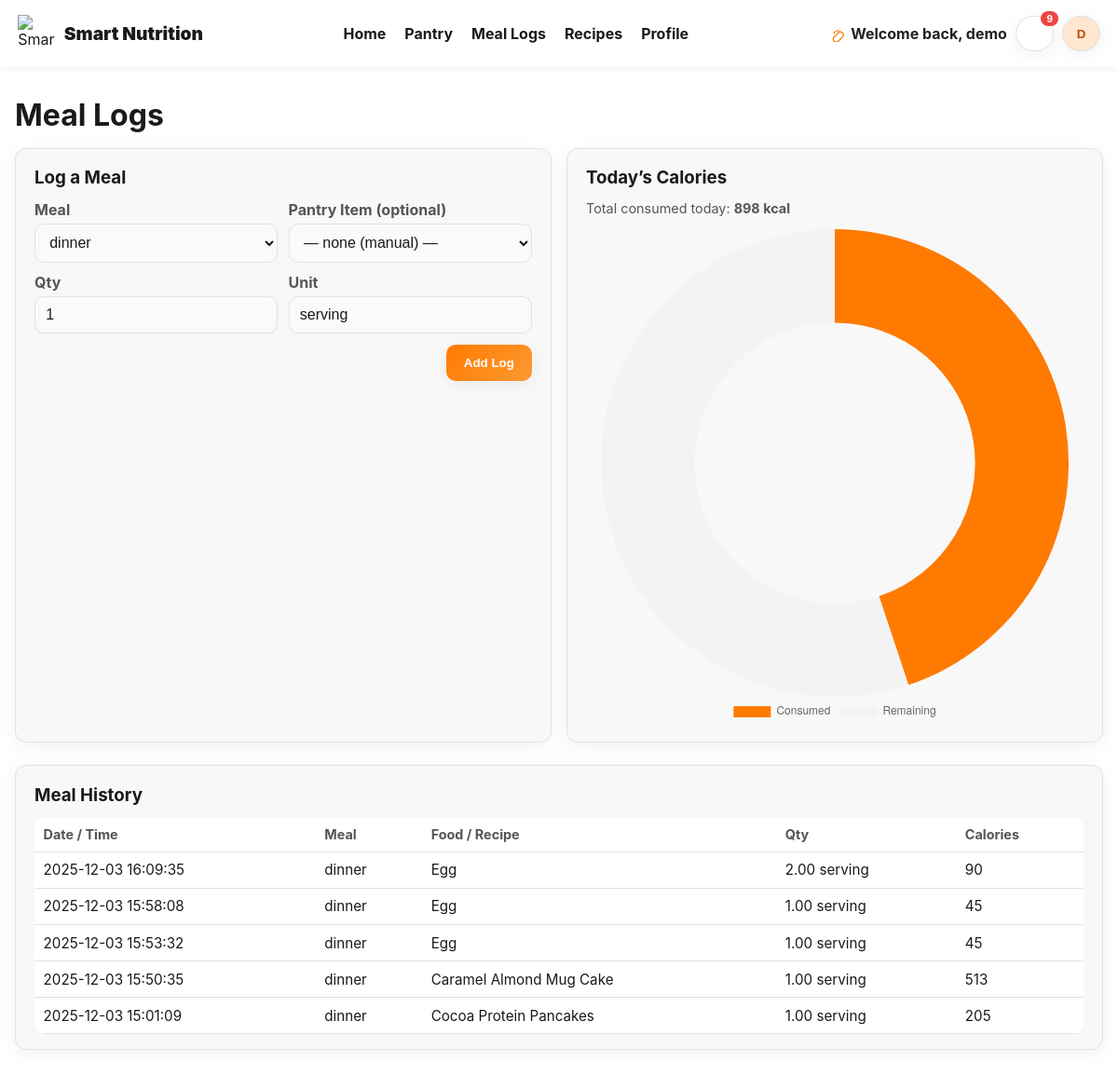
Page /meallogs.php (signed in) on the committed database.
### tables this page shows
CREATE TABLE `meal_logs` (
  `id` int(11) NOT NULL,
  `user_id` int(11) NOT NULL,
  `food_item_id` int(11) DEFAULT NULL,
  `recipe_id` int(11) DEFAULT NULL,
  `recipe_title` varchar(255) DEFAULT NULL,
  `quantity` decimal(10,2) DEFAULT 1.00,
  `unit` varchar(20) DEFAULT 'pcs',
  `log_date` date NOT NULL,
  `meal_name` varchar(80) NOT NULL,
  `calories` int(11) NOT NULL,
  `protein` decimal(10,2) DEFAULT 0.00,
  `carbs` decimal(10,2) DEFAULT 0.00,
  `fat` decimal(10,2) DEFAULT 0.00,
  `created_at` timestamp NOT NULL DEFAULT current_timestamp(),
  `meal_type` enum('breakfast','lunch','dinner','snack') DEFAULT 'breakfast',
  `consumed_at` timestamp NOT NULL DEFAULT current_timestamp()
);

### meallogs.php (the view, shortened to what this page needs)
<?php
function db(): PDO {
    $dsn = 'mysql:host=' . DB_HOST . ';dbname=' . DB_NAME . ';charset=utf8mb4';
    $pdo = new PDO($dsn, DB_USER, DB_PASS, [
        PDO::ATTR_ERRMODE            => PDO::ERRMODE_EXCEPTION,
        PDO::ATTR_DEFAULT_FETCH_MODE => PDO::FETCH_ASSOC,
    ]);
    return $pdo;
}
function e(string $s): string {
    return htmlspecialchars($s, ENT_QUOTES, 'UTF-8');
}
$pdo      = db();
$userId   = (int)$_SESSION['user_id'];
$userName = $_SESSION['user_name'] ?? null;
$avatarInitial = strtoupper(mb_substr(trim($userName), 0, 1));
$lowStockThreshold = 2;
$daysAhead         = 3;
$expiredStmt = $pdo->prepare("
  SELECT id, name, unit, quantity, expiry_date
  FROM food_items
  WHERE user_id = ?
    AND expiry_date IS NOT NULL
    AND expiry_date < CURDATE()
  ORDER BY expiry_date DESC
");
$expiredStmt->execute([$userId]);
$expiredItems = $expiredStmt->fetchAll();
$expiringStmt = $pdo->prepare("
  SELECT id, name, unit, quantity, expiry_date
  FROM food_items
  WHERE user_id = ?
    AND expiry_date BETWEEN CURDATE() AND DATE_ADD(CURDATE(), INTERVAL ? DAY)
  ORDER BY expiry_date ASC
  LIMIT 10
");
$expiringStmt->execute([$userId, $daysAhead]);
$expiringItems = $expiringStmt->fetchAll();
$lowStockStmt = $pdo->prepare("
  SELECT id, name, unit, quantity
  FROM food_items
  WHERE user_id = ?
    AND quantity <= ?
  ORDER BY quantity ASC
");
$lowStockStmt->execute([$userId, $lowStockThreshold]);
$lowStockItems = $lowStockStmt->fetchAll();
$notifCount = count($expiredItems) + count($expiringItems) + count($lowStockItems);
$tot = $pdo->prepare("
  SELECT
    COALESCE(SUM(calories),0) AS cal,
    COALESCE(SUM(protein),0)  AS protein,
    COALESCE(SUM(carbs),0)    AS carbs,
    COALESCE(SUM(fat),0)      AS fat
  FROM meal_logs
  WHERE user_id = ?
    AND DATE(consumed_at) = CURDATE()
");
$tot->execute([$userId]);
$totals   = $tot->fetch() ?: ['cal'=>0,'protein'=>0,'carbs'=>0,'fat'=>0];
$calToday = (int)$totals['cal'];
$logs = $pdo->prepare("
  SELECT ml.*,
         COALESCE(ml.recipe_title, ml.meal_name, fi.name) AS item_name
  FROM meal_logs ml
  LEFT JOIN food_items fi
    ON fi.id = ml.food_item_id
   AND fi.user_id = ml.user_id
  WHERE ml.user_id = ?
  ORDER BY ml.consumed_at DESC
  LIMIT 50
");
$logs->execute([$userId]);
$rows = $logs->fetchAll();
?>
<!doctype html>
<html lang="en">
<head>
</head>
<body>
<header class="header">
  <div class="brand">
    <img src="assets/img/smart_nutrition_logo.png" alt="Smart Nutrition">
    <a href="Index.php">Smart Nutrition</a>
  </div>
  <div class="nav" style="margin-left:auto;margin-right:auto;gap:1.25rem">
    <a href="Index.php">Home</a>
    <a href="food_items.php">Pantry</a>
    <a href="meallogs.php">Meal Logs</a>
    <a href="recipes.php">Recipes</a>
    <a href="profile.php">Profile</a>
  </div>
  <div style="display:flex;align-items:center;gap:.6rem">
    <div class="welcome" title="Signed in">
      <svg width="18" height="18" viewBox="0 0 24 24" fill="none" aria-hidden="true">
        <path d="M7 11l2-2m2 0l2-2m2 2l-8 8a4 4 0 106 6l6-6a4 4 0 10-6-6"
              stroke="#ff7a00" stroke-width="1.6" stroke-linecap="round" stroke-linejoin="round"/>
      </svg>
      <span>Welcome back, <?= e($userName) ?></span>
    </div>
    <div class="profile">
      <button class="iconbtn" id="bellBtn" aria-haspopup="true" aria-expanded="false" title="Notifications">
        <?php if ($notifCount > 0): ?>
          <span class="badge" id="notifCount"><?= $notifCount ?></span>
        <?php endif; ?>
      </button>
    </div>
    <div class="profile">
      <button class="avatar" id="avatarBtn" aria-haspopup="true" aria-expanded="false" title="Account">
        <?= e($avatarInitial) ?>
      </button>
    </div>
  </div>
</header>
<div class="container">
  <h1 style="margin-bottom:1rem;">Meal Logs</h1>
  <div class="grid">
    <div class="card">
      <h3>Log a Meal</h3>
      <form method="post" style="display:grid;grid-template-columns:repeat(2,minmax(0,1fr));gap:.7rem;align-items:end">
        <div>
          <label>Meal</label>
          <select name="meal_type">
            <option value="dinner" selected>dinner</option>
          </select>
        </div>
        <div>
          <label>Pantry Item (optional)</label>
          <select name="food_item_id">
            <option value="">— none (manual) —</option>
          </select>
        </div>
        <div>
          <label>Qty</label>
          <input type="number" step="0.01" name="quantity" value="1">
        </div>
        <div>
          <label>Unit</label>
          <input name="unit" value="serving">
        </div>
        <div style="grid-column:1 / -1; text-align:right">
          <button type="submit">Add Log</button>
        </div>
      </form>
    </div>
    <div class="card">
      <h3>Today’s Calories</h3>
      <p class="muted" style="margin-top:0;">
        Total consumed today: <strong><?= $calToday ?> kcal</strong>
      </p>
      <canvas id="donut" height="200"></canvas>
    </div>
  </div>
  <div class="card" style="margin-top:1.5rem">
    <h3>Meal History</h3>
    <div class="table-wrap">
      <table>
        <thead>
          <tr>
            <th>Date / Time</th>
            <th>Meal</th>
            <th>Food / Recipe</th>
            <th>Qty</th>
            <th>Calories</th>
          </tr>
        </thead>
        <tbody>
        <?php foreach ($rows as $r): ?>
          <tr>
            <td><?= e((string)$r['consumed_at']) ?></td>
            <td><?= e((string)$r['meal_type']) ?></td>
            <td><?= e((string)($r['item_name'] ?? '(unknown)')) ?></td>
            <td><?= e((string)$r['quantity']) . ' ' . e((string)$r['unit']) ?></td>
            <td><?= (int)$r['calories'] ?></td>
          </tr>
        <?php endforeach; ?>
        </tbody>
      </table>
    </div>
  </div>
</div>
<script>
/* Donut chart for today */
const cal  = <?= (int)$calToday ?>;
const goal = 2000;
new Chart(document.getElementById('donut').getContext('2d'), {
  type: 'doughnut',
  data: {
    labels:['Consumed','Remaining'],
    datasets:[{
      data:[cal, Math.max(0, goal-cal)],
      backgroundColor:['#ff7a00','#f3f3f3'],
      borderWidth:0
    }]
  },
  options: {
    plugins:{ legend:{ display:true, position:'bottom' } },
    cutout:'60%'
  }
});
/* Dropdowns: bell + avatar */
(function(){
  const bellBtn   = document.getElementById('bellBtn');
  const notifMenu = document.getElementById('notifMenu');
  const avatarBtn = document.getElementById('avatarBtn');
  const profMenu  = document.getElementById('profileMenu');
  function show(el, yes){ if (el) el.style.display = yes ? 'block' : 'none'; }
  function isOpen(el){ return el && el.style.display === 'block'; }
  if (bellBtn && notifMenu) {
    bellBtn.addEventListener('click', (e)=>{
      e.stopPropagation();
      show(profMenu,false);
      show(notifMenu,!isOpen(notifMenu));
      bellBtn.setAttribute('aria-expanded', isOpen(notifMenu) ? 'true':'false');
    });
  }
  if (avatarBtn && profMenu) {
    avatarBtn.addEventListener('click', (e)=>{
      e.stopPropagation();
      show(notifMenu,false);
      show(profMenu,!isOpen(profMenu));
      avatarBtn.setAttribute('aria-expanded', isOpen(profMenu) ? 'true':'false');
    });
  }
  document.addEventListener('click',(e)=>{
    if (notifMenu && !notifMenu.contains(e.target) && (!bellBtn || !bellBtn.contains(e.target))) {
      show(notifMenu,false);
      bellBtn && bellBtn.setAttribute('aria-expanded','false');
    }
    if (profMenu && !profMenu.contains(e.target) && (!avatarBtn || !avatarBtn.contains(e.target))) {
      show(profMenu,false);
      avatarBtn && avatarBtn.setAttribute('aria-expanded','false');
    }
  });
})();
</script>
</body>
</html>

### meallogs.php (style rules this page uses)
:root { --bg:#ffffff; --text:#1a1a1a; --muted:#555; --accent:#ff7a00; --accent2:#ff9a33; --panel:#f8f8f8; --border:#e1e1e1; --radius:12px; --shadow:0 4px 20px rgba(0,0,0,.06); }
* { box-sizing:border-box }
body { margin:0;font-family:"Inter",system-ui,sans-serif;background:var(--bg);color:var(--text) }
.header { display:flex;justify-content:space-between;align-items:center;padding:1rem 1.2rem;background:#fff;box-shadow:0 2px 10px rgba(0,0,0,.05);position:sticky;top:0;z-index:10 }
.brand { display:flex;align-items:center;gap:.6rem }
.brand img { width:40px;height:40px }
.brand a { color:var(--text);font-weight:900;font-size:1.2rem }
.brand, .brand * { text-decoration:none }
.nav { display:flex;align-items:center;gap:1rem }
.nav a { color:var(--text);text-decoration:none;font-weight:700 }
.welcome { display:flex;align-items:center;gap:.35rem;color:#222;font-weight:700 }
.iconbtn { position:relative;border:1px solid var(--border);background:#fff;border-radius:999px;width:38px;height:38px;display:inline-flex;align-items:center;justify-content:center;cursor:pointer }
.badge { position:absolute;top:-6px;right:-6px;background:#ef4444;color:#fff;border-radius:999px;padding:2px 6px;font-size:.72rem;font-weight:800 }
.avatar { width:38px;height:38px;border-radius:999px;background:#ffe6d0;color:#b34d00;display:inline-flex;align-items:center;justify-content:center;font-weight:900;border:1px solid var(--border);cursor:pointer }
.profile { position:relative }
.container { max-width:1200px;margin:2rem auto;padding:0 1rem }
.grid { display:grid;gap:1rem;grid-template-columns:repeat(auto-fit,minmax(320px,1fr)) }
.card { background:var(--panel);border:1px solid var(--border);border-radius:var(--radius);padding:1rem 1.25rem;box-shadow:var(--shadow) }
.table-wrap { overflow:auto;margin-top:.5rem }
table { width:100%;border-collapse:collapse;background:#fff;border-radius:var(--radius);overflow:hidden }
th,td { padding:.6rem;border-bottom:1px solid var(--border);text-align:left }
th { color:var(--muted);font-weight:700;font-size:.9rem }
td { font-size:.95rem }
.muted { color:var(--muted);font-size:.9rem }
label { display:block;color:var(--muted);font-weight:700;margin-bottom:.3rem }
input,select { width:100%;padding:.65rem .7rem;border-radius:10px;border:1px solid var(--border); background:#fafafa;color:var(--text);font-size:1rem }
button { background:linear-gradient(135deg,var(--accent),var(--accent2));border:0;border-radius:10px;color:#fff; padding:.75rem 1.2rem;font-weight:800;cursor:pointer;box-shadow:var(--shadow) }
h1,h2,h3 { margin:.2rem 0 .8rem }

### rows in the picture
meal_logs: consumed_at "2025-12-03 16:09:35", meal_type "dinner", item_name "Egg", quantity "2.00", unit "serving", calories "90"
meal_logs: consumed_at "2025-12-03 15:58:08", meal_type "dinner", item_name "Egg", quantity "1.00", unit "serving", calories "45"
meal_logs: consumed_at "2025-12-03 15:53:32", meal_type "dinner", item_name "Egg", quantity "1.00", unit "serving", calories "45"
meal_logs: consumed_at "2025-12-03 15:50:35", meal_type "dinner", item_name "Caramel Almond Mug Cake", quantity "1.00", unit "serving", calories "513"
meal_logs: consumed_at "2025-12-03 15:01:09", meal_type "dinner", item_name "Cocoa Protein Pancakes", quantity "1.00", unit "serving", calories "205"

### other values in the picture
$userName "demo"
$notifCount "9"
$avatarInitial "D"
$calToday "898"
chart data {{ $calToday }} 898
